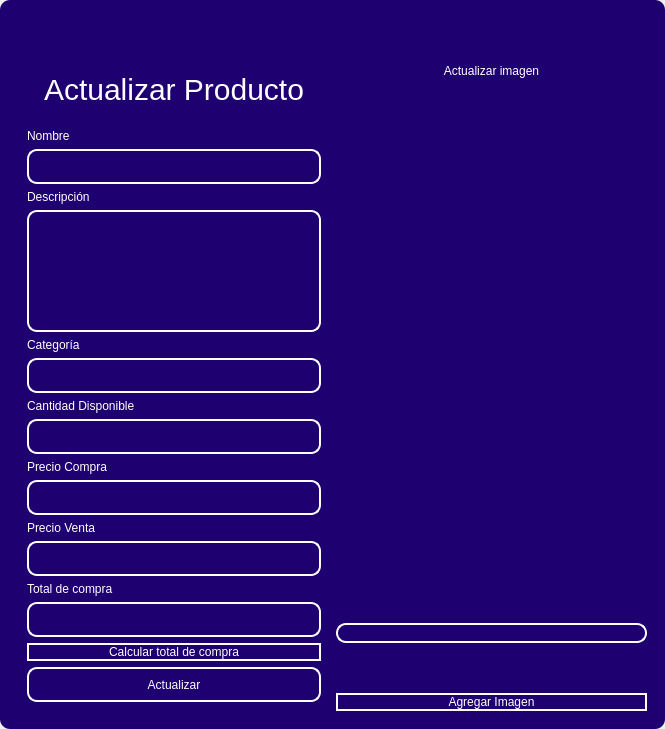
<?xml version="1.0" encoding="UTF-8"?>
<ui version="4.0">
 <class>MainWindow</class>
 <widget class="QMainWindow" name="MainWindow">
  <property name="geometry">
   <rect>
    <x>0</x>
    <y>0</y>
    <width>665</width>
    <height>729</height>
   </rect>
  </property>
  <property name="windowTitle">
   <string>MainWindow</string>
  </property>
  <property name="styleSheet">
   <string notr="true"/>
  </property>
  <widget class="QWidget" name="centralwidget">
   <property name="styleSheet">
    <string notr="true"/>
   </property>
   <layout class="QVBoxLayout" name="verticalLayout">
    <property name="spacing">
     <number>0</number>
    </property>
    <property name="leftMargin">
     <number>0</number>
    </property>
    <property name="topMargin">
     <number>0</number>
    </property>
    <property name="rightMargin">
     <number>0</number>
    </property>
    <property name="bottomMargin">
     <number>0</number>
    </property>
    <item>
     <widget class="QFrame" name="frame">
      <property name="enabled">
       <bool>true</bool>
      </property>
      <property name="styleSheet">
       <string notr="true">QFrame {
	border-radius:10px;
	background-color:#1E0070;
 }
</string>
      </property>
      <property name="frameShape">
       <enum>QFrame::StyledPanel</enum>
      </property>
      <property name="frameShadow">
       <enum>QFrame::Raised</enum>
      </property>
      <layout class="QVBoxLayout" name="verticalLayout_2">
       <item>
        <widget class="QFrame" name="frame_superior">
         <property name="minimumSize">
          <size>
           <width>0</width>
           <height>40</height>
          </size>
         </property>
         <property name="maximumSize">
          <size>
           <width>16777215</width>
           <height>40</height>
          </size>
         </property>
         <property name="styleSheet">
          <string notr="true">QPushButton{
border-radius:18px;
}

QPushButton:hover{
	background-color: rgb(0, 0, 0);
}
</string>
         </property>
         <property name="frameShape">
          <enum>QFrame::StyledPanel</enum>
         </property>
         <property name="frameShadow">
          <enum>QFrame::Raised</enum>
         </property>
         <layout class="QHBoxLayout" name="horizontalLayout_3">
          <property name="spacing">
           <number>4</number>
          </property>
          <property name="leftMargin">
           <number>0</number>
          </property>
          <property name="topMargin">
           <number>0</number>
          </property>
          <property name="rightMargin">
           <number>0</number>
          </property>
          <property name="bottomMargin">
           <number>0</number>
          </property>
          <item>
           <widget class="QPushButton" name="btn_icon">
            <property name="text">
             <string/>
            </property>
            <property name="iconSize">
             <size>
              <width>40</width>
              <height>40</height>
             </size>
            </property>
           </widget>
          </item>
          <item>
           <spacer name="horizontalSpacer_2">
            <property name="orientation">
             <enum>Qt::Horizontal</enum>
            </property>
            <property name="sizeHint" stdset="0">
             <size>
              <width>443</width>
              <height>20</height>
             </size>
            </property>
           </spacer>
          </item>
          <item>
           <widget class="QPushButton" name="bt_minimizar">
            <property name="minimumSize">
             <size>
              <width>38</width>
              <height>38</height>
             </size>
            </property>
            <property name="maximumSize">
             <size>
              <width>38</width>
              <height>38</height>
             </size>
            </property>
            <property name="cursor">
             <cursorShape>PointingHandCursor</cursorShape>
            </property>
            <property name="text">
             <string/>
            </property>
            <property name="icon">
             <iconset>
              <normaloff>image/minus.svg</normaloff>image/minus.svg</iconset>
            </property>
            <property name="iconSize">
             <size>
              <width>38</width>
              <height>38</height>
             </size>
            </property>
           </widget>
          </item>
          <item>
           <widget class="QPushButton" name="bt_maximizar">
            <property name="minimumSize">
             <size>
              <width>38</width>
              <height>38</height>
             </size>
            </property>
            <property name="maximumSize">
             <size>
              <width>38</width>
              <height>38</height>
             </size>
            </property>
            <property name="cursor">
             <cursorShape>PointingHandCursor</cursorShape>
            </property>
            <property name="text">
             <string/>
            </property>
            <property name="icon">
             <iconset>
              <normaloff>image/chevron-up.svg</normaloff>image/chevron-up.svg</iconset>
            </property>
            <property name="iconSize">
             <size>
              <width>38</width>
              <height>38</height>
             </size>
            </property>
           </widget>
          </item>
          <item>
           <widget class="QPushButton" name="bt_restaurar">
            <property name="minimumSize">
             <size>
              <width>38</width>
              <height>38</height>
             </size>
            </property>
            <property name="maximumSize">
             <size>
              <width>38</width>
              <height>38</height>
             </size>
            </property>
            <property name="cursor">
             <cursorShape>PointingHandCursor</cursorShape>
            </property>
            <property name="text">
             <string/>
            </property>
            <property name="icon">
             <iconset>
              <normaloff>image/chevron-down.svg</normaloff>image/chevron-down.svg</iconset>
            </property>
            <property name="iconSize">
             <size>
              <width>38</width>
              <height>38</height>
             </size>
            </property>
           </widget>
          </item>
          <item>
           <widget class="QPushButton" name="bt_cerrar">
            <property name="minimumSize">
             <size>
              <width>38</width>
              <height>38</height>
             </size>
            </property>
            <property name="maximumSize">
             <size>
              <width>38</width>
              <height>38</height>
             </size>
            </property>
            <property name="cursor">
             <cursorShape>PointingHandCursor</cursorShape>
            </property>
            <property name="text">
             <string/>
            </property>
            <property name="icon">
             <iconset>
              <normaloff>image/x.svg</normaloff>image/x.svg</iconset>
            </property>
            <property name="iconSize">
             <size>
              <width>38</width>
              <height>38</height>
             </size>
            </property>
           </widget>
          </item>
         </layout>
        </widget>
       </item>
       <item>
        <widget class="QFrame" name="frame_3">
         <property name="styleSheet">
          <string notr="true">QLabel {
	color: rgb(255, 255, 254);
	font: 12pt &quot;Arial&quot;;
	background-color: rgba(0, 0, 0,0);
}

QTextEdit{
background-color: rgba(0, 0, 0,0);
border-radius:10px; 
font: 12pt &quot;Arial&quot;;
color: rgb(255, 255, 254);
border: 2px solid  rgb(255, 255, 255);

}

QTextEdit:hover{
background-color: rgba(0, 0, 0,0);
border-radius:10px; 
font: 12pt &quot;Arial&quot;;
border: 2px solid  rgb(120, 0, 171);
}

QTextEdit:focus{
background-color: rgb(0, 0, 0);
border-radius:10px; 
font: 12pt &quot;Arial&quot;;
border: 2px solid rgb(120, 0, 171);
}

QLineEdit{
background-color: rgba(0, 0, 0,0);
border-radius:10px; 
font: 12pt &quot;Arial&quot;;
color: rgb(255, 255, 254);
border: 2px solid  rgb(255, 255, 255);

}

QLineEdit:hover{
background-color: rgba(0, 0, 0,0);
border-radius:10px; 
font: 12pt &quot;Arial&quot;;
border: 2px solid  rgb(120, 0, 171);
}

QLineEdit:focus{
background-color: rgb(0, 0, 0);
border-radius:10px; 
font: 12pt &quot;Arial&quot;;
border: 2px solid rgb(120, 0, 171);
}

QCheckBox{
	font: 12pt &quot;Arial&quot;;
	color: rgb(255, 255, 255);
}

QCheckBox::indicator {
    width: 18px;
    height:18px;
}

QCheckBox::indicator:unchecked {
   background-image: url(image/square.svg);
}

QCheckBox::indicator:checked {
   background-image: url(image/check-square.svg);
}

QPushButton{
border-radius:10px; 
font: 12pt &quot;Arial&quot;;
color: rgb(255, 255, 254);
border: 2px solid #ffffff;
}

QPushButton:hover{
border-radius:10px; 
font: 12pt &quot;Arial&quot;;
color: rgb(255, 255, 255);
border: 2px solid rgb(120, 0, 171);
	background-color: rgb(120, 0, 171);
}
</string>
         </property>
         <property name="frameShape">
          <enum>QFrame::StyledPanel</enum>
         </property>
         <property name="frameShadow">
          <enum>QFrame::Raised</enum>
         </property>
         <layout class="QHBoxLayout" name="horizontalLayout_4">
          <item>
           <layout class="QVBoxLayout" name="verticalLayout_4">
            <item>
             <widget class="QLabel" name="label_3">
              <property name="minimumSize">
               <size>
                <width>100</width>
                <height>50</height>
               </size>
              </property>
              <property name="styleSheet">
               <string notr="true">font-size: 30px;
color: rgb(255, 255, 255);</string>
              </property>
              <property name="text">
               <string>Actualizar Producto</string>
              </property>
              <property name="alignment">
               <set>Qt::AlignCenter</set>
              </property>
             </widget>
            </item>
            <item>
             <widget class="QFrame" name="frame_4">
              <property name="maximumSize">
               <size>
                <width>400</width>
                <height>600</height>
               </size>
              </property>
              <property name="styleSheet">
               <string notr="true">QLabel {
	color: rgb(255, 255, 254);
	font: 12pt &quot;Arial&quot;;
	background-color: rgba(0, 0, 0,0);
}

QTextEdit{
background-color: rgba(0, 0, 0,0);
border-radius:10px; 
font: 12pt &quot;Arial&quot;;
color: rgb(255, 255, 254);
border: 2px solid  rgb(255, 255, 255);

}

QTextEdit:hover{
background-color: rgba(0, 0, 0,0);
border-radius:10px; 
font: 12pt &quot;Arial&quot;;
border: 2px solid  rgb(120, 0, 171);
}

QTextEdit:focus{
background-color: rgb(0, 0, 0);
border-radius:10px; 
font: 12pt &quot;Arial&quot;;
border: 2px solid rgb(120, 0, 171);
}

QLineEdit{
background-color: rgba(0, 0, 0,0);
border-radius:10px; 
font: 12pt &quot;Arial&quot;;
color: rgb(255, 255, 254);
border: 2px solid  rgb(255, 255, 255);

}

QLineEdit:hover{
background-color: rgba(0, 0, 0,0);
border-radius:10px; 
font: 12pt &quot;Arial&quot;;
border: 2px solid  rgb(120, 0, 171);
}

QLineEdit:focus{
background-color: rgb(0, 0, 0);
border-radius:10px; 
font: 12pt &quot;Arial&quot;;
border: 2px solid rgb(120, 0, 171);
}

QCheckBox{
	font: 12pt &quot;Arial&quot;;
	color: rgb(255, 255, 255);
}

QCheckBox::indicator {
    width: 18px;
    height:18px;
}

QCheckBox::indicator:unchecked {
   background-image: url(image/square.svg);
}

QCheckBox::indicator:checked {
   background-image: url(image/check-square.svg);
}

QPushButton{
border-radius:10px; 
font: 12pt &quot;Arial&quot;;
color: rgb(255, 255, 254);
border: 2px solid #ffffff;
}

QPushButton:hover{
border-radius:10px; 
font: 12pt &quot;Arial&quot;;
color: rgb(255, 255, 255);
border: 2px solid rgb(120, 0, 171);
	background-color: rgb(120, 0, 171);
}
</string>
              </property>
              <property name="frameShape">
               <enum>QFrame::StyledPanel</enum>
              </property>
              <property name="frameShadow">
               <enum>QFrame::Raised</enum>
              </property>
              <layout class="QVBoxLayout" name="verticalLayout_3">
               <item>
                <spacer name="verticalSpacer_3">
                 <property name="orientation">
                  <enum>Qt::Vertical</enum>
                 </property>
                 <property name="sizeHint" stdset="0">
                  <size>
                   <width>20</width>
                   <height>40</height>
                  </size>
                 </property>
                </spacer>
               </item>
               <item>
                <widget class="QLabel" name="label_4">
                 <property name="text">
                  <string>Nombre</string>
                 </property>
                </widget>
               </item>
               <item>
                <widget class="QLineEdit" name="nametxt">
                 <property name="minimumSize">
                  <size>
                   <width>0</width>
                   <height>35</height>
                  </size>
                 </property>
                 <property name="text">
                  <string/>
                 </property>
                </widget>
               </item>
               <item>
                <widget class="QLabel" name="label_7">
                 <property name="text">
                  <string>Descripción</string>
                 </property>
                </widget>
               </item>
               <item>
                <widget class="QTextEdit" name="descriptiontxt">
                 <property name="minimumSize">
                  <size>
                   <width>0</width>
                   <height>40</height>
                  </size>
                 </property>
                </widget>
               </item>
               <item>
                <spacer name="verticalSpacer_4">
                 <property name="orientation">
                  <enum>Qt::Vertical</enum>
                 </property>
                 <property name="sizeHint" stdset="0">
                  <size>
                   <width>20</width>
                   <height>40</height>
                  </size>
                 </property>
                </spacer>
               </item>
               <item>
                <widget class="QLabel" name="label_5">
                 <property name="text">
                  <string>Categoría</string>
                 </property>
                </widget>
               </item>
               <item>
                <widget class="QLineEdit" name="categorytxt">
                 <property name="minimumSize">
                  <size>
                   <width>0</width>
                   <height>35</height>
                  </size>
                 </property>
                 <property name="maximumSize">
                  <size>
                   <width>16777215</width>
                   <height>16777215</height>
                  </size>
                 </property>
                 <property name="echoMode">
                  <enum>QLineEdit::Normal</enum>
                 </property>
                </widget>
               </item>
               <item>
                <spacer name="verticalSpacer_5">
                 <property name="orientation">
                  <enum>Qt::Vertical</enum>
                 </property>
                 <property name="sizeHint" stdset="0">
                  <size>
                   <width>20</width>
                   <height>40</height>
                  </size>
                 </property>
                </spacer>
               </item>
               <item>
                <widget class="QLabel" name="label">
                 <property name="text">
                  <string>Cantidad Disponible</string>
                 </property>
                </widget>
               </item>
               <item>
                <widget class="QLineEdit" name="stocktxt">
                 <property name="minimumSize">
                  <size>
                   <width>0</width>
                   <height>35</height>
                  </size>
                 </property>
                </widget>
               </item>
               <item>
                <widget class="QLabel" name="label_2">
                 <property name="text">
                  <string>Precio Compra</string>
                 </property>
                </widget>
               </item>
               <item>
                <spacer name="verticalSpacer_6">
                 <property name="orientation">
                  <enum>Qt::Vertical</enum>
                 </property>
                 <property name="sizeHint" stdset="0">
                  <size>
                   <width>20</width>
                   <height>40</height>
                  </size>
                 </property>
                </spacer>
               </item>
               <item>
                <widget class="QLineEdit" name="pricepurchtxt">
                 <property name="minimumSize">
                  <size>
                   <width>0</width>
                   <height>35</height>
                  </size>
                 </property>
                </widget>
               </item>
               <item>
                <spacer name="verticalSpacer_10">
                 <property name="orientation">
                  <enum>Qt::Vertical</enum>
                 </property>
                 <property name="sizeHint" stdset="0">
                  <size>
                   <width>20</width>
                   <height>40</height>
                  </size>
                 </property>
                </spacer>
               </item>
               <item>
                <widget class="QLabel" name="label_6">
                 <property name="text">
                  <string>Precio Venta</string>
                 </property>
                </widget>
               </item>
               <item>
                <widget class="QLineEdit" name="pricesaletxt">
                 <property name="minimumSize">
                  <size>
                   <width>0</width>
                   <height>35</height>
                  </size>
                 </property>
                </widget>
               </item>
               <item>
                <widget class="QLabel" name="label_8">
                 <property name="text">
                  <string>Total de compra</string>
                 </property>
                </widget>
               </item>
               <item>
                <widget class="QLineEdit" name="totaltxt">
                 <property name="enabled">
                  <bool>false</bool>
                 </property>
                 <property name="minimumSize">
                  <size>
                   <width>0</width>
                   <height>35</height>
                  </size>
                 </property>
                 <property name="maximumSize">
                  <size>
                   <width>16777215</width>
                   <height>16777215</height>
                  </size>
                 </property>
                </widget>
               </item>
               <item>
                <widget class="QPushButton" name="btn_calculate_total">
                 <property name="cursor">
                  <cursorShape>PointingHandCursor</cursorShape>
                 </property>
                 <property name="text">
                  <string>Calcular total de compra</string>
                 </property>
                </widget>
               </item>
               <item>
                <spacer name="verticalSpacer_9">
                 <property name="orientation">
                  <enum>Qt::Vertical</enum>
                 </property>
                 <property name="sizeHint" stdset="0">
                  <size>
                   <width>20</width>
                   <height>50</height>
                  </size>
                 </property>
                </spacer>
               </item>
               <item>
                <widget class="QPushButton" name="btn_update">
                 <property name="minimumSize">
                  <size>
                   <width>0</width>
                   <height>35</height>
                  </size>
                 </property>
                 <property name="cursor">
                  <cursorShape>PointingHandCursor</cursorShape>
                 </property>
                 <property name="text">
                  <string>Actualizar</string>
                 </property>
                </widget>
               </item>
               <item>
                <spacer name="verticalSpacer_7">
                 <property name="orientation">
                  <enum>Qt::Vertical</enum>
                 </property>
                 <property name="sizeHint" stdset="0">
                  <size>
                   <width>20</width>
                   <height>40</height>
                  </size>
                 </property>
                </spacer>
               </item>
               <item>
                <spacer name="verticalSpacer_8">
                 <property name="orientation">
                  <enum>Qt::Vertical</enum>
                 </property>
                 <property name="sizeHint" stdset="0">
                  <size>
                   <width>20</width>
                   <height>40</height>
                  </size>
                 </property>
                </spacer>
               </item>
              </layout>
             </widget>
            </item>
           </layout>
          </item>
          <item>
           <layout class="QVBoxLayout" name="verticalLayout_5">
            <property name="spacing">
             <number>50</number>
            </property>
            <property name="leftMargin">
             <number>0</number>
            </property>
            <property name="topMargin">
             <number>0</number>
            </property>
            <property name="rightMargin">
             <number>0</number>
            </property>
            <property name="bottomMargin">
             <number>0</number>
            </property>
            <item>
             <widget class="QLabel" name="label_9">
              <property name="layoutDirection">
               <enum>Qt::LeftToRight</enum>
              </property>
              <property name="styleSheet">
               <string notr="true">color: rgb(255, 255, 255);
font: 30pt &quot;MS Shell Dlg 2&quot;;</string>
              </property>
              <property name="text">
               <string>Actualizar imagen</string>
              </property>
              <property name="alignment">
               <set>Qt::AlignCenter</set>
              </property>
             </widget>
            </item>
            <item>
             <layout class="QHBoxLayout" name="horizontalLayout">
              <item>
               <spacer name="horizontalSpacer_3">
                <property name="orientation">
                 <enum>Qt::Vertical</enum>
                </property>
                <property name="sizeHint" stdset="0">
                 <size>
                  <width>20</width>
                  <height>40</height>
                 </size>
                </property>
               </spacer>
              </item>
              <item>
               <widget class="QLabel" name="image_label">
                <property name="minimumSize">
                 <size>
                  <width>55</width>
                  <height>0</height>
                 </size>
                </property>
                <property name="text">
                 <string/>
                </property>
               </widget>
              </item>
              <item>
               <spacer name="horizontalSpacer">
                <property name="orientation">
                 <enum>Qt::Vertical</enum>
                </property>
                <property name="sizeHint" stdset="0">
                 <size>
                  <width>20</width>
                  <height>40</height>
                 </size>
                </property>
               </spacer>
              </item>
             </layout>
            </item>
            <item>
             <widget class="QLineEdit" name="imagetxt">
              <property name="enabled">
               <bool>false</bool>
              </property>
             </widget>
            </item>
            <item>
             <widget class="QPushButton" name="btn_add_image">
              <property name="cursor">
               <cursorShape>PointingHandCursor</cursorShape>
              </property>
              <property name="text">
               <string>Agregar Imagen</string>
              </property>
             </widget>
            </item>
           </layout>
          </item>
         </layout>
        </widget>
       </item>
      </layout>
     </widget>
    </item>
   </layout>
  </widget>
 </widget>
 <resources/>
 <connections/>
</ui>
